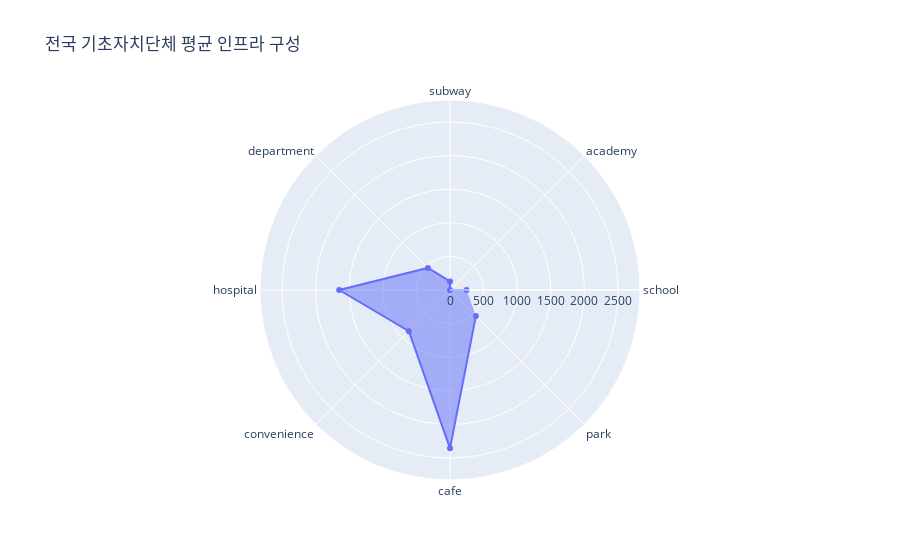

The cell this chart's notebook holds for it:
### Markdown cell above
## 2. 평균값 및 상대적 수준 분석

### Code cell
# 2.1 전국 인프라 평균 레이더 차트
avg_scores = df[indicators].mean()

fig = go.Figure()

fig.add_trace(go.Scatterpolar(
    r=avg_scores.values,
    theta=indicators,
    fill='toself',
    name='전국 평균'
))

fig.update_layout(
  polar=dict(
    radialaxis=dict(
      visible=True,
      range=[0, avg_scores.max() * 1.2]
    )),
  showlegend=False,
  title='전국 기초자치단체 평균 인프라 구성'
)

fig.show()

### Figure 1 — Plotly figure (JSON) as saved in the notebook; plotly's stock layout.template omitted (floating-point values rounded to 4 significant figures)
{"data": [{"fill": "toself", "name": "전국 평균", "r": [246.2, 1.168, 128.3, 464.9, 1648.0, 865.5, 2356.0, 544.8], "theta": ["school", "academy", "subway", "department", "hospital", "convenience", "cafe", "park"], "type": "scatterpolar"}], "layout": {"polar": {"radialaxis": {"range": [0, 2827.0], "visible": true}}, "showlegend": false, "title": {"text": "전국 기초자치단체 평균 인프라 구성"}}}
